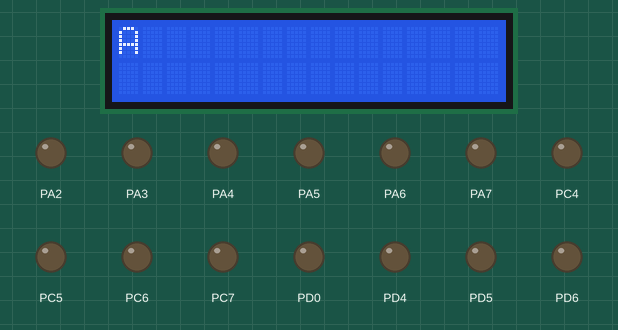
Bench run of a program on a simulated ATmega32, built with avr-gcc and emulated at 8 MHz. Shown: 16×2 character LCD, output pins drawn as LEDs (lit = HIGH). Wiring (inferred from the names in the program): character LCD (HD44780): RS PA0; E PA1; data PB0, PB1, PB2, PB3, PB4, PB5, PB6, PB7. Pins used as bus, display or sensor lines are not drawn. At 2.1 s the program stops and its outputs stay as they are.

Above: at 0.1 s.
At 1.1 s:
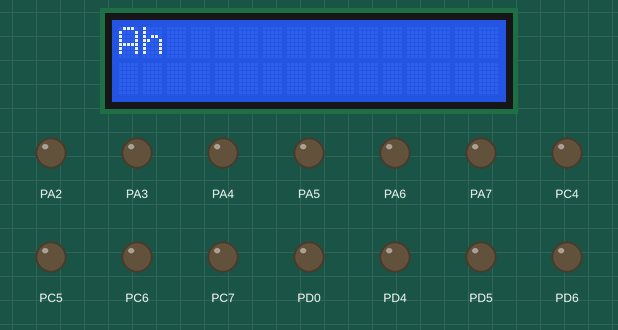
At 2.1 s:
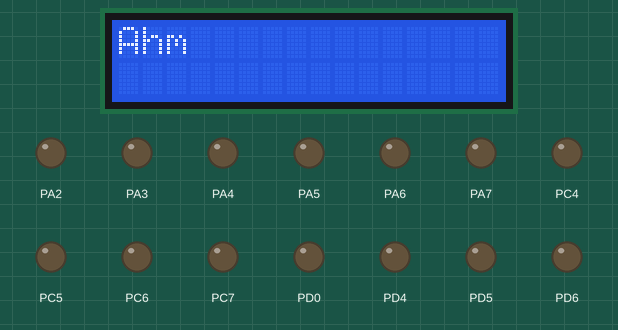

The program:

main.c
```c
/*
 * GccApplication2.c
 *
 * Created: 9/11/2024 7:52:02 PM
 * Author : Mostafa Akram
 */
#include "StdTypes.h"
#include "MemMap.h"
#include "utils.h"
#include "./MCAL/DIO_Int.h"
#include "./CFG/DIO_cfg.h"
#include "./HAL/LCD_Int.h"

#define F_CPU 8000000
#include <util/delay.h>


int main(void)
{
    /* Replace with your application code */

	DIO_Init();
	LCD_Init();
	WriteData('A');
	_delay_ms(1000);
	WriteData('h');
	_delay_ms(1000);
	WriteData('m');


}
```

MemMap.h
```c
/*
 * MemMap.h
 *
 * Created: 10/2/2024 7:50:04 PM
 *  Author: Mostafa Akram
 */


#ifndef MEMMAP_H_
#define MEMMAP_H_

/* DIO_Registers */
#define DDRA (*(volatile unsigned char*)0x3A)
#define DDRB (*(volatile unsigned char*)0x37)
#define DDRC (*(volatile unsigned char*)0x34)
#define DDRD (*(volatile unsigned char*)0x31)

#define PINA (*(const volatile unsigned char*)0x39)
#define PINAA (*(volatile unsigned char*)0x39)
#define PINB (*(volatile unsigned char*)0x36)
#define PINC (*(volatile unsigned char*)0x33)
#define PIND (*(volatile unsigned char*)0x30)

#define PORTA (*(volatile unsigned char*)0x3B)
#define PORTB (*(volatile unsigned char*)0x38)
#define PORTC (*(volatile unsigned char*)0x35)
#define PORTD (*(volatile unsigned char*)0x32)


#endif /* MEMMAP_H_ */
```

utils.h
```c
/*
 * utils.h
 *
 * Created: 10/2/2024 7:50:43 PM
 *  Author: Mostafa Akram
 */


#ifndef UTILS_H_
#define UTILS_H_


#define GET_BIT(PORT,BIT)		((PORT >> BIT) & 1)
#define SET_BIT(PORT,BIT)		PORT = PORT | (1<<BIT)    // PORT |= (1<<BIT)    x=x+1   x+=1
#define CLR_BIT(PORT,BIT)		PORT = PORT &~ (1<<BIT)
#define TOG_BIT(PORT,BIT)       PORT = PORT^(1<<BIT)      // PORT ^= (1<<BIT)


#endif /* UTILS_H_ */
```

LCD_CFG.h
```c
/*
 * LCD_Cfg.h
 *
 * Created: 2/24/2025 6:46:44 PM
 *  Author: Mostafa Akram
 */


#ifndef LCD_CFG_H_
#define LCD_CFG_H_

#define _4_BIT  1
#define _8_BIT  2

#define RS PINA0
#define EN PINA1

#define LCD_PORT PB

#define D4 PINC0
#define D5 PINC1
#define D6 PINC2
#define D7 PINC3


#endif /* LCD_CFG_H_ */
```

LCD_Int.h
```c
/*
 * LCD_Int.h
 *
 * Created: 2/24/2025 6:46:17 PM
 *  Author: Mostafa Akram
 */


#ifndef LCD_INT_H_
#define LCD_INT_H_

// ../file --> return to previous folder the select the file
// ./folder/file ---> enter folder then select file


#include "../StdTypes.h"
#include "../utils.h"
#include "../MCAL/DIO_Int.h"
#include "../CFG/LCD_Cfg.h"

#define F_CPU 8000000
#include <util/delay.h>


void LCD_Init(void);

void WriteIns(u8 ins);
void WriteData(u8 data);


#endif /* LCD_INT_H_ */
```

LCD_prog.c
```c
/*
 * LCD_Prog.c
 *
 * Created: 2/24/2025 6:45:47 PM
 *  Author: Mostafa Akram
 */

#include "LCD_Int.h"


void WriteIns(u8 ins){
	DIO_WritePin(RS,LOW);
	DIO_WritePort(LCD_PORT, ins);
	DIO_WritePin(EN,HIGH);
	_delay_ms(1);
	DIO_WritePin(EN,LOW);
	_delay_ms(1);

}

void WriteData(u8 data){
	DIO_WritePin(RS,HIGH);
	DIO_WritePort(LCD_PORT, data);
	DIO_WritePin(EN,HIGH);
	_delay_ms(1);
	DIO_WritePin(EN,LOW);
	_delay_ms(1);

}


void LCD_Init(void){
	_delay_ms(50);


	WriteIns(0x38); // 0011 1000

	_delay_ms(1);

	WriteIns(0x0c); // 0000 1100

	_delay_ms(1);

	WriteIns(0x01); // 0000 0001

	_delay_ms(3);

	WriteIns(0x06); // 0000 0110

}
```

DIO_CFG.c
```c
/*
 * DIO_cfg.c
 *
 * Created: 2/16/2025 6:10:35 PM
 *  Author: Mostafa Akram
 */

#include "../MCAL/DIO_Int.h"
#include "DIO_cfg.h"

const DIO_PinStatus_t DIO_PinsStatusArr[TOTAL_PINS]={
	OUTPUT,      /* Port A Pin 0 ADC0*/
	OUTPUT,      /* Port A Pin 1 ADC1*/
	OUTPUT,      /* Port A Pin 2 */
	OUTPUT,      /* Port A Pin 3 */
	OUTPUT,      /* Port A Pin 4 */
	OUTPUT,      /* Port A Pin 5 */
	OUTPUT,      /* Port A Pin 6 */
	OUTPUT,      /* Port A Pin 7 ADC7*/
	OUTPUT,      /* Port B Pin 0   / */
	OUTPUT,      /* Port B Pin 1   /*/
	OUTPUT,		 /* Port B Pin 2 / INT2*/
	OUTPUT,		 /* Port B Pin 3   /OC0*/
	OUTPUT,		 /* Port B Pin 4 /ss*/
	OUTPUT,		 /* Port B Pin 5 //mosi*/
	OUTPUT,		 /* Port B Pin 6 /miso*/
	OUTPUT,		 /* Port B Pin 7 clk*/
	OUTPUT,		 /* Port C Pin 0 */
	OUTPUT,		 /* Port C Pin 1 */
	OUTPUT,		 /* Port C Pin 2 */
	OUTPUT,		 /* Port C Pin 3 */
	OUTPUT,		 /* Port C Pin 4 */
	OUTPUT,		 /* Port C Pin 5 */
	OUTPUT,		 /* Port C Pin 6 */
	OUTPUT,		 /* Port C Pin 7 */
	OUTPUT,		 /* Port D Pin 0 RX*/
	INPULL,		 /* Port D Pin 1 TX*/
    INPULL,      /* Port D Pin 2 /INT0*/
	INPULL,      /* Port D Pin 3 / INT1 */
	OUTPUT,		 /* Port D Pin 4  OC1B*/
	OUTPUT,		 /* Port D Pin 5 OC1A*/
	OUTPUT,		 /* Port D Pin 6 /   ICP*/
	OUTPUT		 /* Port D Pin 7 */

	}; 
```

DIO_CFG.h
```c
/*
 * DIO_cfg.h
 *
 * Created: 2/16/2025 6:10:17 PM
 *  Author: Mostafa Akram
 */


#ifndef DIO_CFG_H_
#define DIO_CFG_H_


#endif /* DIO_CFG_H_ */
```

DIO_Int.h
```c
/*
 * DIO_Int.h
 *
 * Created: 2/16/2025 5:30:13 PM
 *  Author: Mostafa Akram
 */


#ifndef DIO_INT_H_
#define DIO_INT_H_

#include "../StdTypes.h"
#include "../MemMap.h"
#include "../utils.h"
#include "../CFG/DIO_cfg.h"

typedef enum{
	PINA0=0,
	PINA1=1,
	PINA2,
	PINA3,
	PINA4,
	PINA5,
	PINA6,
	PINA7,
	PINB0,
	PINB1,
	PINB2,
	PINB3,
	PINB4,
	PINB5,
	PINB6,
	PINB7,
	PINC0,
	PINC1,
	PINC2,
	PINC3,
	PINC4,
	PINC5,
	PINC6,
	PINC7,
	PIND0,
	PIND1,
	PIND2,
	PIND3,
	PIND4,
	PIND5,
	PIND6,
	PIND7,
	TOTAL_PINS
	} DIO_Pin_t;

typedef enum{
	OUTPUT=0,
	INFREE,
	INPULL
	}DIO_PinStatus_t;


typedef enum{
	PA,
	PB,
	PC,
	PD

	}DIO_port_t;

typedef enum{
	LOW=0,
	HIGH
	}DIO_PinVoltage_t;


void DIO_Init(void);


void DIO_InitPin(DIO_Pin_t pin, DIO_PinStatus_t status);
u8 DIO_ReadPort(DIO_port_t port);
void DIO_WritePort(DIO_port_t port, u8 data);
DIO_PinVoltage_t DIO_ReadPin(DIO_Pin_t pin);
void DIO_WritePin(DIO_Pin_t pin, DIO_PinVoltage_t volt);
void DIO_TogglePin(DIO_Pin_t pin);


#endif /* DIO_INT_H_ */
```

DIO_Prog.c
```c
/*
 * DIO_Prog.c
 *
 * Created: 2/16/2025 5:29:20 PM
 *  Author: Mostafa Akram
 */

#include "DIO_Int.h"

extern DIO_PinStatus_t DIO_PinsStatusArr[TOTAL_PINS];

void DIO_Init(void){
	DIO_Pin_t i = PINA0;
	for (;i < TOTAL_PINS ; i++)
	{
		DIO_InitPin(i, DIO_PinsStatusArr[i]);
	}

}


void DIO_InitPin(DIO_Pin_t pin, DIO_PinStatus_t status){
DIO_port_t port = pin/8;
u8 pin_num = pin % 8; // 0 to 7

switch(status){
	case OUTPUT:
	switch(port){
		case PA:
			SET_BIT(DDRA, pin_num); // pin is output
			CLR_BIT(PORTA, pin_num); //pin is output low (0 Volt)
		break;
		case PB:
			SET_BIT(DDRB, pin_num); // pin is output
			CLR_BIT(PORTB, pin_num); //pin is output low (0 Volt)
		break;
		case PC:
			SET_BIT(DDRC,pin_num);
			CLR_BIT(PORTC,pin_num);

		break;
		case PD:
			SET_BIT(DDRD,pin_num);
			CLR_BIT(PORTD,pin_num);
		break;
	}


	break;
	case INFREE:
	switch(port){
		case PA:
		CLR_BIT(DDRA, pin_num); // pin is input
		CLR_BIT(PORTA, pin_num); //pin is input free
		break;
		case PB:
		CLR_BIT(DDRB, pin_num); // pin is input
		CLR_BIT(PORTB, pin_num);  //pin is input free
		break;
		case PC:
		CLR_BIT(DDRC,pin_num);
		CLR_BIT(PORTC,pin_num);

		break;
		case PD:
		CLR_BIT(DDRD,pin_num);
		CLR_BIT(PORTD,pin_num);
		break;
	}

	break;


	case INPULL:
	switch(port){
		case PA:
		CLR_BIT(DDRA, pin_num); // pin is input
		SET_BIT(PORTA, pin_num); //pin is input pull-up
		break;
		case PB:
		CLR_BIT(DDRB, pin_num); // pin is input
		SET_BIT(PORTB, pin_num);  //pin is input pull-up
		break;
		case PC:
		CLR_BIT(DDRC,pin_num);
		SET_BIT(PORTC,pin_num);

		break;
		case PD:
		CLR_BIT(DDRD,pin_num);
		SET_BIT(PORTD,pin_num);
		break;
	}

	break;

}
}


void DIO_WritePort(DIO_port_t port, u8 data){
	switch(port){
		case PA:
		PORTA=data;
		break;

		case PB:
		PORTB=data;
		break;

		case PC:
		PORTC=data;
		break;

		case PD:
		PORTD=data;
		break;
	}


}
DIO_PinVoltage_t DIO_ReadPin(DIO_Pin_t pin){
	DIO_port_t port=pin/8;

	u8 pin_num=pin%8;

	DIO_PinVoltage_t volt=LOW;
	switch (port)
	{
		case PA:

		volt= GET_BIT(PINA,pin_num);
		break;
		case PB:

		volt= GET_BIT(PINB,pin_num);
		break;
		case PC:

		volt= GET_BIT(PINC,pin_num);
		break;
		case PD:

		volt= GET_BIT(PIND,pin_num);
		break;
	}

	return volt;
}

void DIO_WritePin(DIO_Pin_t pin, DIO_PinVoltage_t volt)
{
	DIO_port_t port=pin/8;
	u8 pin_num=pin%8;

	if(volt==HIGH)
	{
		switch (port)
		{
			case PA:

			SET_BIT(PORTA,pin_num);
			break;
			case PB:

			SET_BIT(PORTB,pin_num);
			break;
			case PC:

			SET_BIT(PORTC,pin_num);
			break;
			case PD:

			SET_BIT(PORTD,pin_num);
			break;
		}
	}
	else if (volt==LOW)
	{
		switch (port)
		{
			case PA:

			CLR_BIT(PORTA,pin_num);
			break;
			case PB:

			CLR_BIT(PORTB,pin_num);
			break;
			case PC:

			CLR_BIT(PORTC,pin_num);
			break;
			case PD:

			CLR_BIT(PORTD,pin_num);
			break;
		}
	}
}


u8 DIO_ReadPort(DIO_port_t port){
	u8 data=0;

	switch(port){

		case PA:
		data = PINA;
		break;

		case PB:
		data = PINB;
		break;

		case PC:
		data = PINC;
		break;

		case PD:
		data = PIND;
		break;
	}
	return data;
}

void DIO_TogglePin(DIO_Pin_t pin); //Task
```

StdTypes.h
```c
/*
 * StdTypes.h
 *
 * Created: 10/2/2024 7:49:26 PM
 *  Author: Mostafa Akram
 */


#ifndef STDTYPES_H_
#define STDTYPES_H_


typedef unsigned char			u8;
typedef signed char				s8;
typedef unsigned int			u16;
typedef signed int				s16;
typedef unsigned long			u32;
typedef signed long				s32;
typedef unsigned long long		u64;
typedef signed long long		s64;


#endif /* STDTYPES_H_ */
```

Measured:
- what the display in image 0 shows lasts 1.0 s, from 0.1 s to 1.1 s
